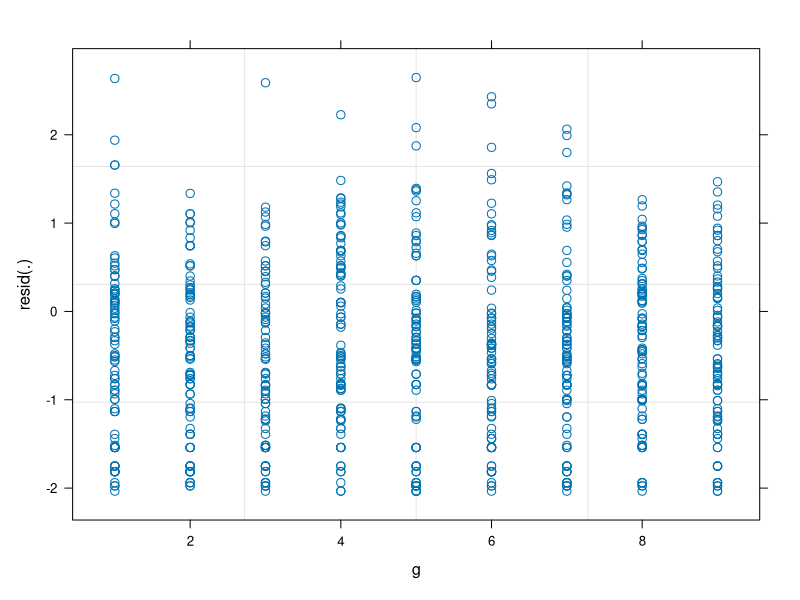

Here is the R script that generated this plot:
library(lme4)
library(MASS)
set.seed(101)
dd <- expand.grid(f1 = factor(1:3),
                  f2 = LETTERS[1:2], g=1:9, rep=1:15, KEEP.OUT.ATTRS=FALSE)
summary(mu <- 5*(-4 + with(dd, as.integer(f1) + 4*as.numeric(f2))))
dd$y <- rnbinom(nrow(dd), mu = mu, size = 0.5)
str(dd)
require("MASS")## and use its glm.nb() - as indeed we have zero random effect:
## Not run:
m.glm <- glm.nb(y ~ f1*f2, data=dd, trace=TRUE)
summary(m.glm)
m.nb <- glmer.nb(y ~ f1*f2 + (1|g), data=dd, verbose=TRUE) 
m.nb
## The neg.binomial theta parameter:
getME(m.nb, "glmer.nb.theta")
LL <- logLik(m.nb)
## mixed model has 1 additional parameter (RE variance) s
stopifnot(attr(LL,"df")==attr(logLik(m.glm),"df")+1)
plot(m.nb, resid(.) ~ g)# works, as long as data 'dd' is found
## End(Not run)